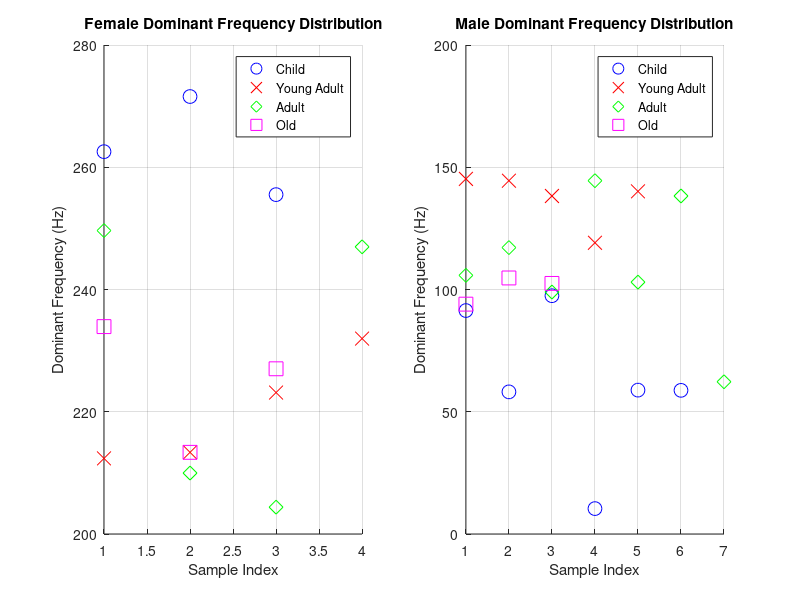

The MATLAB script that drew this image:
female_child = [262.55, 271.57, 255.52];
male_child = [91.39, 58.13, 97.46, 10.39, 58.85, 58.76];
female_ya = [212.37, 213.36, 223.14, 231.97];
male_ya = [145.25, 144.50, 138.25, 119.12, 140.14];
female_adult = [249.64, 209.97, 204.39, 246.98];
male_adult = [105.79, 117.14, 98.96, 144.50, 103.01, 138.25, 62.26];
female_old = [233.93, 213.36, 227.03];
male_old = [94.01, 104.72, 102.49];
figure;

subplot(1,2,1);
hold on;
plot(1:length(female_child), female_child, 'bo', 'MarkerSize', 10);
plot(1:length(female_ya), female_ya, 'rx', 'MarkerSize', 10);
plot(1:length(female_adult), female_adult, 'gd', 'MarkerSize', 10);
plot(1:length(female_old), female_old, 'ms', 'MarkerSize', 10);
hold off;
xlabel('Sample Index');
ylabel('Dominant Frequency (Hz)');
title('Female Dominant Frequency Distribution');
legend('Child', 'Young Adult', 'Adult', 'Old', 'Location', 'best');
grid on;

subplot(1,2,2);
hold on;
plot(1:length(male_child), male_child, 'bo', 'MarkerSize', 10);
plot(1:length(male_ya), male_ya, 'rx', 'MarkerSize', 10);
plot(1:length(male_adult), male_adult, 'gd', 'MarkerSize', 10);
plot(1:length(male_old), male_old, 'ms', 'MarkerSize', 10);
hold off;
xlabel('Sample Index');
ylabel('Dominant Frequency (Hz)');
title('Male Dominant Frequency Distribution');
legend('Child', 'Young Adult', 'Adult', 'Old', 'Location', 'best');
grid on;
